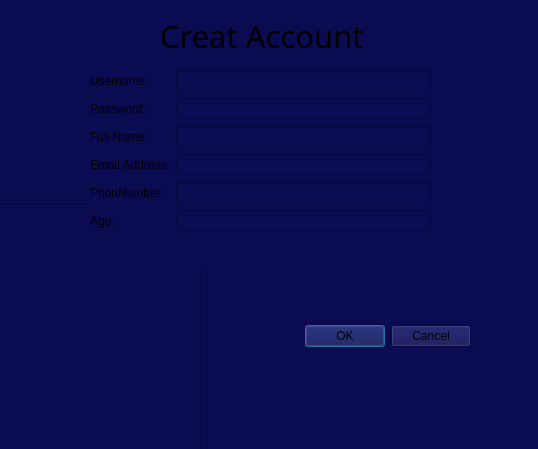
<?xml version="1.0" encoding="UTF-8"?>
<ui version="4.0">
 <class>Dialog_CreatAcc</class>
 <widget class="QDialog" name="Dialog_CreatAcc">
  <property name="geometry">
   <rect>
    <x>0</x>
    <y>0</y>
    <width>538</width>
    <height>449</height>
   </rect>
  </property>
  <property name="windowTitle">
   <string>Dialog</string>
  </property>
  <property name="styleSheet">
   <string notr="true">background-color: rgb(10, 11, 80);</string>
  </property>
  <widget class="QDialogButtonBox" name="buttonBox">
   <property name="geometry">
    <rect>
     <x>300</x>
     <y>320</y>
     <width>171</width>
     <height>32</height>
    </rect>
   </property>
   <property name="orientation">
    <enum>Qt::Horizontal</enum>
   </property>
   <property name="standardButtons">
    <set>QDialogButtonBox::Cancel|QDialogButtonBox::Ok</set>
   </property>
  </widget>
  <widget class="QWidget" name="layoutWidget">
   <property name="geometry">
    <rect>
     <x>90</x>
     <y>70</y>
     <width>341</width>
     <height>198</height>
    </rect>
   </property>
   <layout class="QFormLayout" name="formLayout">
    <item row="0" column="0">
     <widget class="QLabel" name="label">
      <property name="text">
       <string>Username:</string>
      </property>
     </widget>
    </item>
    <item row="0" column="1">
     <widget class="QLineEdit" name="lineEdit"/>
    </item>
    <item row="1" column="0">
     <widget class="QLabel" name="label_2">
      <property name="text">
       <string>Password:</string>
      </property>
     </widget>
    </item>
    <item row="1" column="1">
     <widget class="QLineEdit" name="lineEdit_2"/>
    </item>
    <item row="2" column="0">
     <widget class="QLabel" name="label_3">
      <property name="text">
       <string>Full Name:</string>
      </property>
     </widget>
    </item>
    <item row="2" column="1">
     <widget class="QLineEdit" name="lineEdit_3"/>
    </item>
    <item row="3" column="1">
     <widget class="QLineEdit" name="lineEdit_4"/>
    </item>
    <item row="4" column="0">
     <widget class="QLabel" name="label_5">
      <property name="text">
       <string>PhonNumber:</string>
      </property>
     </widget>
    </item>
    <item row="4" column="1">
     <widget class="QLineEdit" name="lineEdit_5"/>
    </item>
    <item row="5" column="0">
     <widget class="QLabel" name="label_4">
      <property name="text">
       <string>Age:</string>
      </property>
     </widget>
    </item>
    <item row="5" column="1">
     <widget class="QLineEdit" name="lineEdit_6"/>
    </item>
    <item row="3" column="0">
     <widget class="QLabel" name="label_7">
      <property name="text">
       <string>Email Address:</string>
      </property>
     </widget>
    </item>
   </layout>
  </widget>
  <widget class="QFrame" name="frame">
   <property name="geometry">
    <rect>
     <x>-10</x>
     <y>200</y>
     <width>211</width>
     <height>261</height>
    </rect>
   </property>
   <property name="styleSheet">
    <string notr="true">image: url(:/new/prefix1/New folder/back2-2Edited.png);</string>
   </property>
   <property name="frameShape">
    <enum>QFrame::StyledPanel</enum>
   </property>
   <property name="frameShadow">
    <enum>QFrame::Raised</enum>
   </property>
  </widget>
  <widget class="QLabel" name="label_6">
   <property name="geometry">
    <rect>
     <x>160</x>
     <y>20</y>
     <width>221</width>
     <height>31</height>
    </rect>
   </property>
   <property name="font">
    <font>
     <family>Segoe UI Black</family>
     <pointsize>23</pointsize>
    </font>
   </property>
   <property name="text">
    <string>Creat Account</string>
   </property>
  </widget>
  <zorder>frame</zorder>
  <zorder>buttonBox</zorder>
  <zorder>layoutWidget</zorder>
  <zorder>label_6</zorder>
 </widget>
 <resources/>
 <connections>
  <connection>
   <sender>buttonBox</sender>
   <signal>accepted()</signal>
   <receiver>Dialog_CreatAcc</receiver>
   <slot>accept()</slot>
   <hints>
    <hint type="sourcelabel">
     <x>248</x>
     <y>254</y>
    </hint>
    <hint type="destinationlabel">
     <x>157</x>
     <y>274</y>
    </hint>
   </hints>
  </connection>
  <connection>
   <sender>buttonBox</sender>
   <signal>rejected()</signal>
   <receiver>Dialog_CreatAcc</receiver>
   <slot>reject()</slot>
   <hints>
    <hint type="sourcelabel">
     <x>316</x>
     <y>260</y>
    </hint>
    <hint type="destinationlabel">
     <x>286</x>
     <y>274</y>
    </hint>
   </hints>
  </connection>
 </connections>
</ui>
